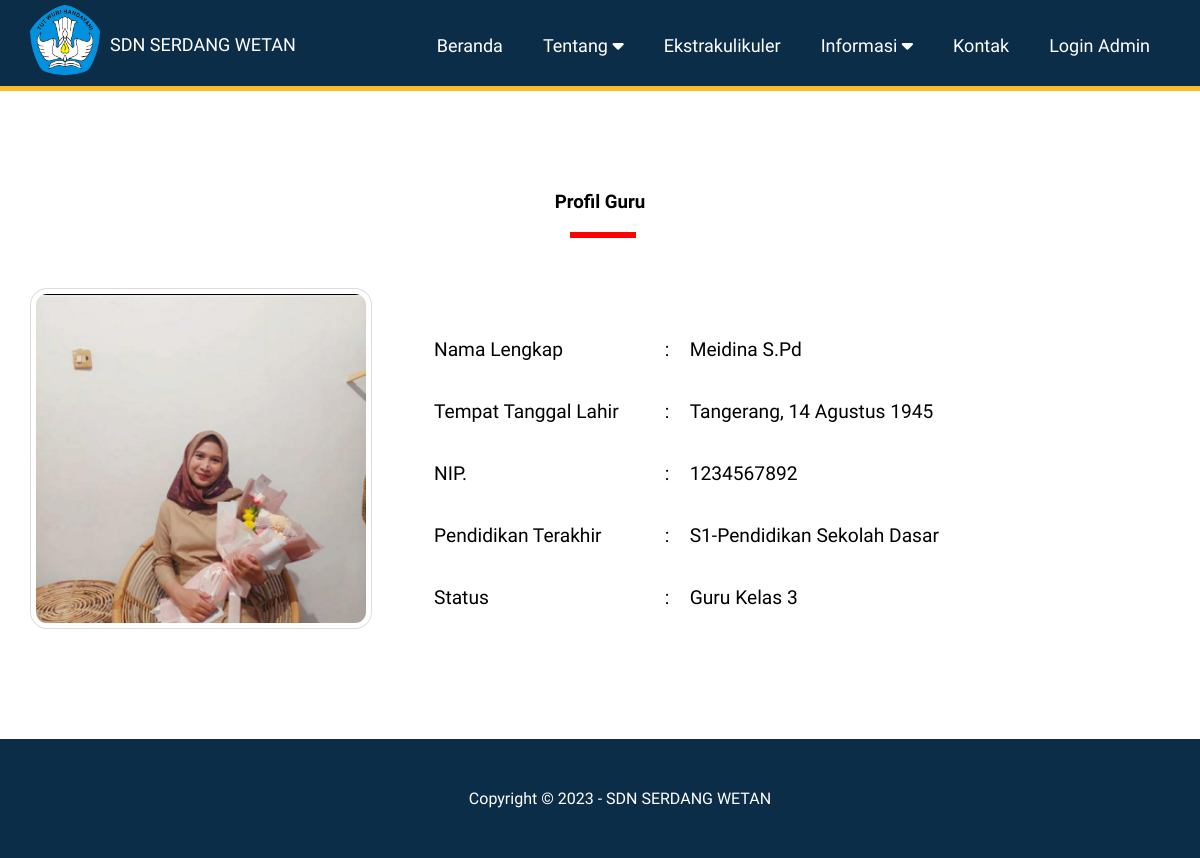
The page /detail-guru.php?id=5 on the database its author committed.
### tables this page shows
CREATE TABLE `pengaturan` (
  `id` int(11) NOT NULL,
  `nama` varchar(50) NOT NULL,
  `npsn` varchar(20) NOT NULL,
  `nss` varchar(20) NOT NULL,
  `akreditasi` varchar(5) NOT NULL,
  `email` varchar(50) NOT NULL,
  `youtube` text NOT NULL,
  `telepon` varchar(20) NOT NULL,
  `alamat` text NOT NULL,
  `kode_pos` varchar(10) NOT NULL,
  `logo` varchar(50) NOT NULL,
  `favicon` varchar(50) NOT NULL,
  `tentang_sekolah` text NOT NULL,
  `foto_sekolah` varchar(50) NOT NULL,
  `google_maps` text NOT NULL,
  `nama_kepsek` varchar(50) NOT NULL,
  `foto_kepsek` varchar(50) NOT NULL,
  `sambutan_kepsek` text NOT NULL,
  `jenjang` varchar(15) NOT NULL,
  `status` varchar(10) NOT NULL,
  `sk_pendirian` varchar(15) NOT NULL,
  `tgl_pendirian` varchar(15) NOT NULL,
  `status_milik` varchar(20) NOT NULL,
  `sk_operasional` varchar(15) NOT NULL,
  `tgl_operasional` varchar(15) NOT NULL,
  `waktu_belajar` varchar(30) NOT NULL,
  `kota` varchar(50) NOT NULL,
  `provinsi` varchar(20) NOT NULL,
  `kecamatan` varchar(20) NOT NULL,
  `kelurahan` varchar(20) NOT NULL,
  `luas_tanah` varchar(10) NOT NULL,
  `luas_bangunan` varchar(10) NOT NULL,
  `created_at` timestamp NOT NULL DEFAULT current_timestamp(),
  `updated_at` datetime DEFAULT NULL
);

CREATE TABLE `guru` (
  `id` int(11) NOT NULL,
  `nama` varchar(50) NOT NULL,
  `lahir` varchar(30) NOT NULL,
  `nip` varchar(30) NOT NULL,
  `pendidikan` varchar(50) NOT NULL,
  `status` varchar(50) NOT NULL,
  `foto` varchar(50) NOT NULL,
  `creted_at` timestamp NOT NULL DEFAULT current_timestamp() ON UPDATE current_timestamp(),
  `updated_at` datetime DEFAULT NULL
);

### detail-guru.php (the view, shortened to what this page needs)
<?php include'header.php'; ?>
    <div class="section">
        <div class="container">
        <?php
            $guru = mysqli_query($conn, "SELECT * FROM guru WHERE id = '".$_GET['id']."' ");
            $p            = mysqli_fetch_object($guru);
        ?>
              <h3 class="text-center"><a href="guru.php" class="black">Profil Guru</h3>
              <img src="admin/uploads/guru/<?= $p->foto ?>" width="30%" class="image-guru"><br>
            <div>
              <table width="600px" class="profil-guru ">
                <tr>
                    <td width="200px">Nama Lengkap</td>
                    <td width="20px">:</td>
                    <td width="280px"><?=$p->nama?></td>
                </tr>
                <tr>
                    <td>Tempat Tanggal Lahir</td>
                    <td width="20px">:</td>
                    <td><?=$p->lahir?></td>
                </tr>
                <tr>
                    <td>NIP.</td>
                    <td width="20px">:</td>
                    <td><?=$p->nip?></td>
                </tr>
                <tr>
                    <td>Pendidikan Terakhir</td>
                    <td width="20px">:</td>
                    <td><?=$p->pendidikan?></td>
                </tr>
                <tr>
                    <td>Status</td>
                    <td width="20px">:</td>
                    <td><?=$p->status?></td>
                </tr>
                </table>
            </div>
        </div>
    </div>
<?php include 'footer.php';?>

### header.php (shortened to what this page needs)
<?php
    include 'koneksi.php';
    $identitas = mysqli_query($conn,"SELECT * FROM pengaturan ORDER BY id DESC LIMIT 1");
    $d = mysqli_fetch_object($identitas);
?>
<!DOCTYPE html>
<html>
    <head>
        <link rel="stylesheet" type="text/css" href="assets/css/style.css">
        <link rel="stylesheet" href="font-awesome/css/font-awesome.min.css" />
        <body>
            <div class="header">
                <div class="container">
                <div class="header-logo">
                    <img src="admin/uploads/identitas/<?= $d->logo?>" width="70">
                    <h1><a href="index.php"><?= $d->nama?></a></h1>
                </div>
                <ul class="header-menu float-right">
                     <li><a href="index.php">Beranda</a></li>
                     <li>
                        <a href="#"> Tentang <i class="fa fa-caret-down"></i></a>
                    </li>
                    <li><a href="jurusan.php">Ekstrakulikuler</a></li>
                     <li>
                        <a href="#"> Informasi <i class="fa fa-caret-down"></i></a>
                    </li>
                     <li><a href="kontak.php">Kontak</a></li>
                     <li><a href="login.php">Login Admin</a></li>
                </ul>
                </div>
            </div>

### footer.php (shortened to what this page needs)
  <footer>
                <div class="container text-center">
                    Copyright &copy; 2023 - <?= $d->nama?><br>
                </div>
            </footer>
        </body>
        <link rel="stylesheet" href="font-awesome/css/font-awesome.min.css">
    </head>
</html>
</body>
</html>

### assets/css/style.css (style rules this page uses)
* { margin: 0; padding: 0; font-family: "Quicksand", sans-serif; box-sizing: border-box; list-style: none; }
a { text-decoration: none; }
.float-right { float: right; }
.container { width: 1140px; margin: 0 auto; }
.container::after { content: ""; display: block; clear: both; }
.text-center { text-align: center !important; }
.image-guru { display: block; float: left; border: 1px solid #ddd; padding: 5px; margin-bottom: 10px; margin-right: 50px; }
.header { border-bottom: 5px solid #fdbb2d; background-color: #0c2d48; }
.header a { color: #fff; font-weight: 100; font-size: large; }
.header-logo { float: left; line-height: 70px; padding: 5px 0; }
.header-logo img { float: left; margin-right: 10px; }
.header-logo h1 { display: inline-block; }
.header-menu { display: flex; list-style: none; }
.header-menu li a { margin-top: 15px; padding: 20px; display: inline-block; }
.section { padding: 100px 0; }
.section h3 { padding-bottom: 25px; margin-bottom: 50px; position: relative; }
.section h3::after { content: ""; display: block; width: 60px; border: 3px solid red; position: absolute; bottom: 0; left: calc(50% - 30px); }
.section img { border-radius: 5%; margin-bottom: 10px; }
footer { padding: 50px; border-top: #fdbb2d; background-color: #0c2d48; color: #fff; }
.profil-guru { width: 600px; padding: 10px; font-size: medium; font-size: larger; }
.profil-guru tr { height: 60px; }
.black { color: #000; }

### rows shown on the page
pengaturan: logo (picture), nama "SDN SERDANG WETAN"
guru: foto (picture), nama "Meidina S.Pd", lahir "Tangerang, 14 Agustus 1945", nip "1234567892", pendidikan "S1-Pendidikan Sekolah Dasar", status "Guru Kelas 3"
